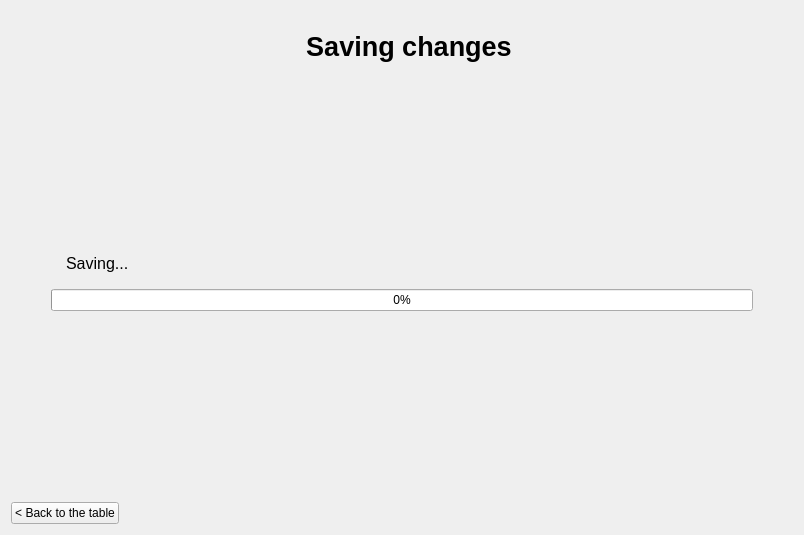
<?xml version="1.0" encoding="UTF-8"?>
<ui version="4.0">
 <class>SavingWidget</class>
 <widget class="QWidget" name="SavingWidget">
  <property name="geometry">
   <rect>
    <x>0</x>
    <y>0</y>
    <width>804</width>
    <height>535</height>
   </rect>
  </property>
  <property name="windowTitle">
   <string>Form</string>
  </property>
  <layout class="QVBoxLayout" name="verticalLayout">
   <item>
    <spacer name="verticalSpacer_2">
     <property name="orientation">
      <enum>Qt::Vertical</enum>
     </property>
     <property name="sizeType">
      <enum>QSizePolicy::Fixed</enum>
     </property>
     <property name="sizeHint" stdset="0">
      <size>
       <width>20</width>
       <height>20</height>
      </size>
     </property>
    </spacer>
   </item>
   <item>
    <layout class="QHBoxLayout" name="horizontalLayout">
     <item>
      <spacer name="horizontalSpacer">
       <property name="orientation">
        <enum>Qt::Horizontal</enum>
       </property>
       <property name="sizeHint" stdset="0">
        <size>
         <width>40</width>
         <height>20</height>
        </size>
       </property>
      </spacer>
     </item>
     <item>
      <widget class="QLabel" name="label_3">
       <property name="text">
        <string/>
       </property>
       <property name="pixmap">
        <pixmap resource="app.qrc">:/icons/Icons/document-save.png</pixmap>
       </property>
      </widget>
     </item>
     <item>
      <widget class="QLabel" name="header">
       <property name="font">
        <font>
         <pointsize>20</pointsize>
         <weight>75</weight>
         <bold>true</bold>
         <stylestrategy>PreferAntialias</stylestrategy>
        </font>
       </property>
       <property name="text">
        <string>Saving changes</string>
       </property>
       <property name="textFormat">
        <enum>Qt::AutoText</enum>
       </property>
       <property name="scaledContents">
        <bool>false</bool>
       </property>
       <property name="alignment">
        <set>Qt::AlignCenter</set>
       </property>
      </widget>
     </item>
     <item>
      <spacer name="horizontalSpacer_2">
       <property name="orientation">
        <enum>Qt::Horizontal</enum>
       </property>
       <property name="sizeHint" stdset="0">
        <size>
         <width>40</width>
         <height>20</height>
        </size>
       </property>
      </spacer>
     </item>
    </layout>
   </item>
   <item>
    <spacer name="verticalSpacer_3">
     <property name="orientation">
      <enum>Qt::Vertical</enum>
     </property>
     <property name="sizeHint" stdset="0">
      <size>
       <width>20</width>
       <height>40</height>
      </size>
     </property>
    </spacer>
   </item>
   <item>
    <layout class="QHBoxLayout" name="horizontalLayout_2">
     <item>
      <spacer name="horizontalSpacer_3">
       <property name="orientation">
        <enum>Qt::Horizontal</enum>
       </property>
       <property name="sizeType">
        <enum>QSizePolicy::Fixed</enum>
       </property>
       <property name="sizeHint" stdset="0">
        <size>
         <width>55</width>
         <height>40</height>
        </size>
       </property>
      </spacer>
     </item>
     <item>
      <widget class="QLabel" name="msg">
       <property name="font">
        <font>
         <pointsize>12</pointsize>
        </font>
       </property>
       <property name="text">
        <string>Saving...</string>
       </property>
      </widget>
     </item>
    </layout>
   </item>
   <item>
    <layout class="QHBoxLayout" name="horizontalLayout_4">
     <item>
      <spacer name="horizontalSpacer_5">
       <property name="orientation">
        <enum>Qt::Horizontal</enum>
       </property>
       <property name="sizeType">
        <enum>QSizePolicy::Maximum</enum>
       </property>
       <property name="sizeHint" stdset="0">
        <size>
         <width>40</width>
         <height>20</height>
        </size>
       </property>
      </spacer>
     </item>
     <item>
      <widget class="QProgressBar" name="progressBar">
       <property name="value">
        <number>0</number>
       </property>
      </widget>
     </item>
     <item>
      <spacer name="horizontalSpacer_6">
       <property name="orientation">
        <enum>Qt::Horizontal</enum>
       </property>
       <property name="sizeType">
        <enum>QSizePolicy::Maximum</enum>
       </property>
       <property name="sizeHint" stdset="0">
        <size>
         <width>40</width>
         <height>20</height>
        </size>
       </property>
      </spacer>
     </item>
    </layout>
   </item>
   <item>
    <spacer name="verticalSpacer">
     <property name="orientation">
      <enum>Qt::Vertical</enum>
     </property>
     <property name="sizeHint" stdset="0">
      <size>
       <width>20</width>
       <height>40</height>
      </size>
     </property>
    </spacer>
   </item>
   <item>
    <spacer name="verticalSpacer_4">
     <property name="orientation">
      <enum>Qt::Vertical</enum>
     </property>
     <property name="sizeType">
      <enum>QSizePolicy::Fixed</enum>
     </property>
     <property name="sizeHint" stdset="0">
      <size>
       <width>20</width>
       <height>10</height>
      </size>
     </property>
    </spacer>
   </item>
   <item>
    <layout class="QHBoxLayout" name="horizontalLayout_5">
     <item>
      <widget class="QPushButton" name="backToTable">
       <property name="text">
        <string>&lt; Back to the table</string>
       </property>
      </widget>
     </item>
     <item>
      <spacer name="horizontalSpacer_4">
       <property name="orientation">
        <enum>Qt::Horizontal</enum>
       </property>
       <property name="sizeHint" stdset="0">
        <size>
         <width>40</width>
         <height>20</height>
        </size>
       </property>
      </spacer>
     </item>
    </layout>
   </item>
  </layout>
 </widget>
 <resources>
  <include location="app.qrc"/>
 </resources>
 <connections/>
</ui>
